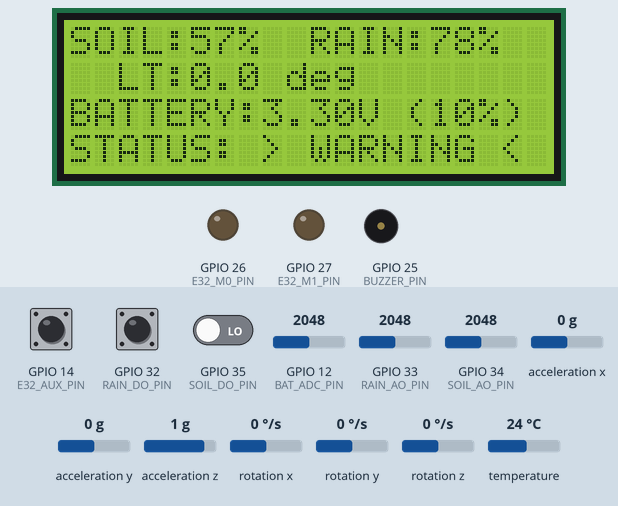
The sketch below on a simulated ESP32. On the bench: 20×4 character LCD, output pins drawn as LEDs (lit = HIGH), buzzer (waves = sounding, pin HIGH). Wiring (inferred from the names in the program): MPU-6050 motion sensor at I2C address 0x68. Inputs (shaded band) come from the test bench; at power-on: acceleration x 0 g, GPIO 12 (BAT_ADC_PIN) = 2048, GPIO 33 (RAIN_AO_PIN) = 2048, GPIO 14 (E32_AUX_PIN) HIGH, GPIO 32 (RAIN_DO_PIN) HIGH, GPIO 34 (SOIL_AO_PIN) = 2048, GPIO 35 (SOIL_DO_PIN) LOW, acceleration y 0 g, acceleration z 1 g, rotation x 0 °/s, rotation y 0 °/s, rotation z 0 °/s, temperature 24 °C. The modem accepts every AT command (registered, SIM ready, sends succeed) and sends nothing else; what the sketch prints to the serial monitor is not drawn.

Above: at 5.2 s.
5.3 s: acceleration x set to -0.4 g
At 6.7 s:
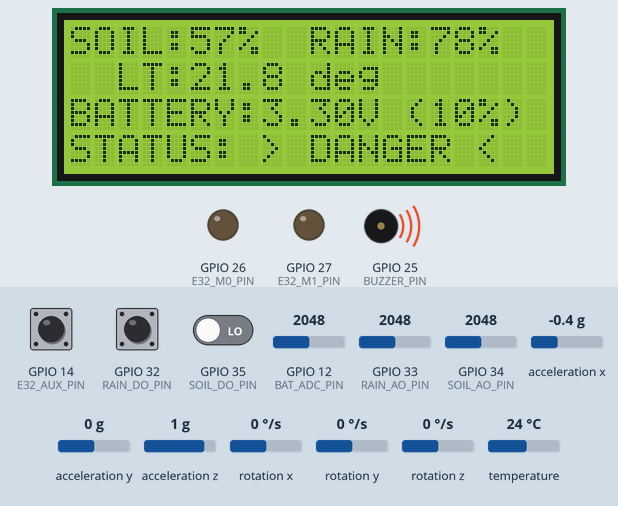
7.0 s: GPIO 12 (BAT_ADC_PIN) set to 2580
At 8.3 s:
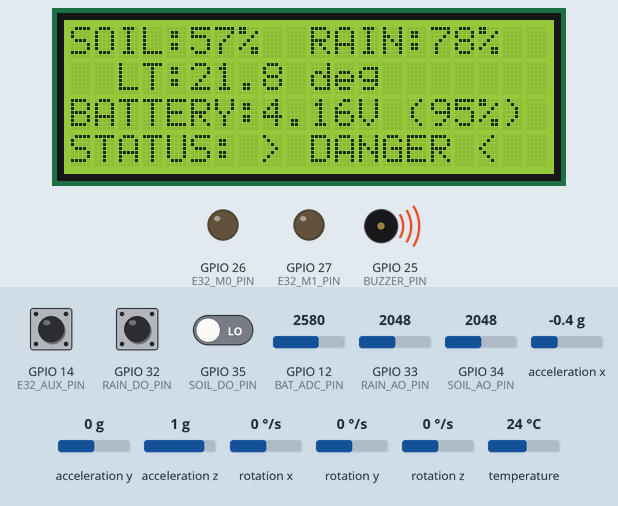
8.6 s: GPIO 12 (BAT_ADC_PIN) set to 2641
At 9.3 s:
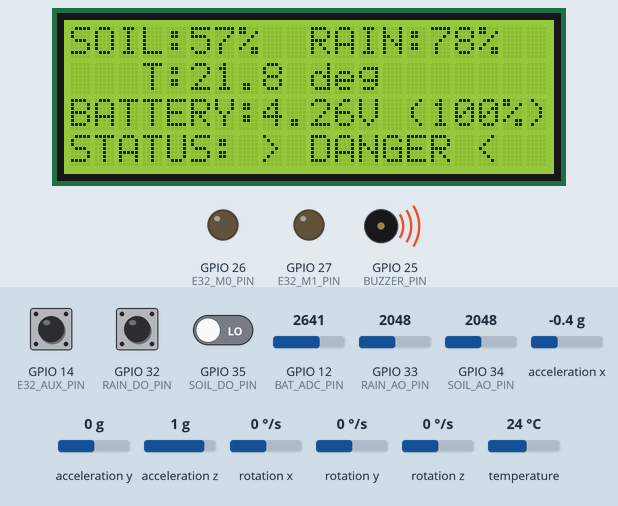
10.4 s: acceleration x set to 0.1 g
At 11.4 s:
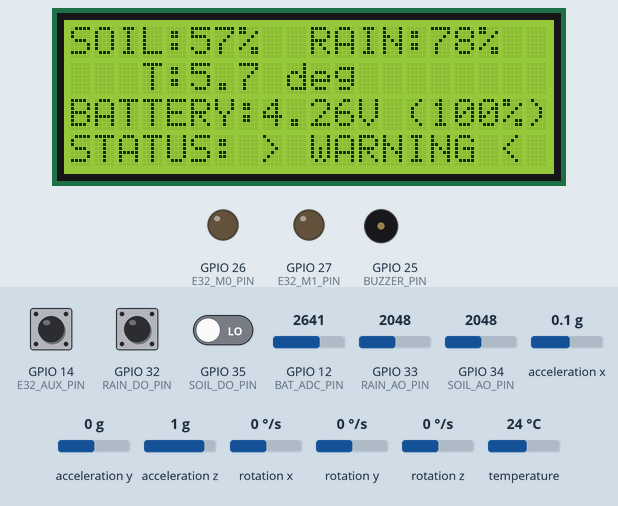
12.4 s: GPIO 33 (RAIN_AO_PIN) set to 2499
At 13.8 s:
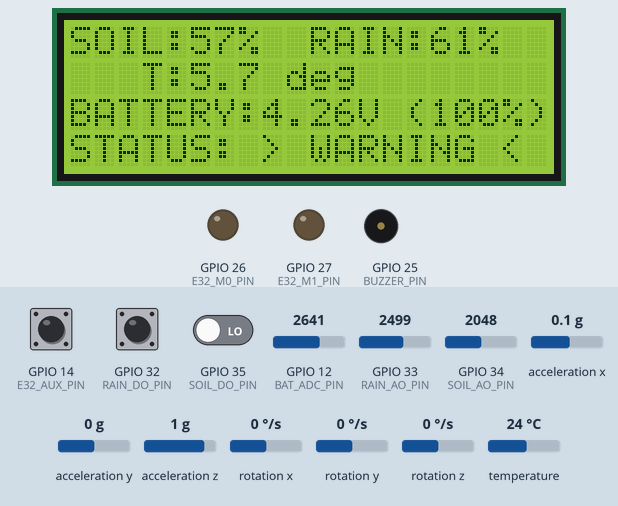
14.1 s: GPIO 33 (RAIN_AO_PIN) set to 2592
At 15.7 s:
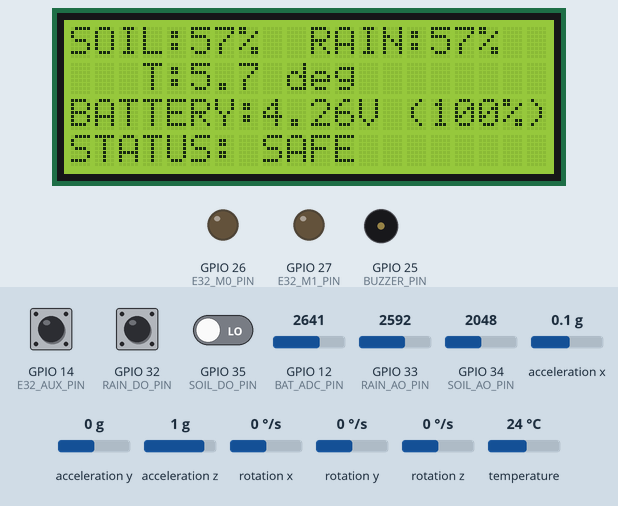
Timing chart, 0 to 17.2 s (numbered marks = the images above; inputs shaded):
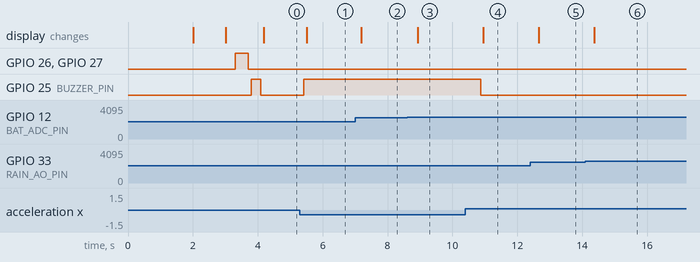

Measured:
- the behaviour switches between -0.2 and -0.3 g on acceleration x (found by bisection; images 0 and 1)
- the behaviour switches between 2605 and 2606 on GPIO 12 (BAT_ADC_PIN) (found by bisection; images 2 and 3)
- the behaviour switches between 2538 and 2539 on GPIO 33 (RAIN_AO_PIN) (found by bisection; images 5 and 6)
- after the input at 5.3 s, GPIO 25 (BUZZER_PIN): LOW → HIGH after 0.12 s; the display: changes after 0.20 s (image 1)
- after the input at 7.0 s, the display: changes after 0.19 s (image 2)
- after the input at 8.6 s, the display: changes after 0.34 s (image 3)
- after the input at 10.4 s, GPIO 25 (BUZZER_PIN): HIGH → LOW after 0.47 s; the display: changes after 0.55 s (image 4)
- after the input at 12.4 s, the display: changes after 0.26 s (image 5)
- after the input at 14.1 s, the display: changes after 0.27 s (image 6)

The sketch:

Transmit.ino
```cpp
/*
 * Transmit.ino - Mạch phát cảnh báo sạt lở đất (Anti-Landslide Transmitter Node)
 * Sử dụng vi điều khiển ESP32 DevKit V1 (30 chân) làm bộ xử lý trung tâm
 *
 * Sơ đồ kết nối phần cứng theo mạch nguyên lý:
 * - Cảm biến độ ẩm đất (Soil Moisture):
 *   + SOIL_AO -> GPIO 34 (ADC1_CH6)
 *   + SOIL_DO -> GPIO 35 (Digital Input)
 * - Cảm biến mưa (Rain Sensor):
 *   + RAIN_AO -> GPIO 33 (ADC1_CH5)
 *   + RAIN_DO -> GPIO 32 (Digital Input)
 * - Cảm biến MPU6050 (Gia tốc & Góc nghiêng):
 *   + I2C SCL -> GPIO 22
 *   + I2C SDA -> GPIO 21
 *   + MPU_INT -> GPIO 4
 * - Màn hình LCD 16x2 (giao tiếp qua I2C):
 *   + SCL -> GPIO 22
 *   + SDA -> GPIO 21
 * - Mạch đo dung lượng pin:
 *   + BAT_ADC -> GPIO 12 qua cầu phân áp R1=100k, R2=100k
 * - Khối cảnh báo (Còi hú):
 *   + BUZZER_CTRL -> GPIO 25
 * - LoRa E32/AS32 UART (PCB phat):
 *   + M0=26, M1=27, AUX=14, RX=16 (RX2<-LORA_TX), TX=17 (TX2->LORA_RX)
 */

#include <Wire.h>
#include <LiquidCrystal_I2C.h>
#include <Adafruit_MPU6050.h>
#include <Adafruit_Sensor.h>
#include <LoRaLink.h>
#define E32_M0_PIN    26
#define E32_M1_PIN    27
#define E32_AUX_PIN   14
#define E32_RX_PIN    16
#define E32_TX_PIN    17
#include <LoRaUartE32.h>

// Định nghĩa các chân kết nối cảm biến
#define SOIL_AO_PIN    34
#define SOIL_DO_PIN    35
#define RAIN_AO_PIN    33
#define RAIN_DO_PIN    32
#define BAT_ADC_PIN    12
#define BUZZER_PIN     25

// Cấu hình bus I2C dùng chung cho LCD 2004 và MPU6050
#define I2C_SDA_PIN    21
#define I2C_SCL_PIN    22
#define I2C_CLOCK_HZ   100000  // 100kHz ổn định khi nhiều thiết bị trên cùng bus

// Khởi tạo các đối tượng
LiquidCrystal_I2C lcd(0x27, 20, 4); // Địa chỉ I2C mặc định của LCD 2004 là 0x27, kích thước 20x4
Adafruit_MPU6050 mpu;
LoRaUartE32 loraRadio;
bool loraReady = false;

// Các ngưỡng cảnh báo mặc định (dùng để hiệu chuẩn và phân loại mức độ rủi ro)
const int MOISTURE_THRESHOLD_DRY = 3200; // Giá trị ADC khô (càng khô ADC càng cao)
const int MOISTURE_THRESHOLD_WET = 1200; // Giá trị ADC ẩm ướt
const int RAIN_THRESHOLD_HEAVY   = 1500; // Giá trị ADC mưa lớn (càng mưa lớn ADC càng nhỏ)
const float TILT_THRESHOLD_DEG   = 15.0; // Ngưỡng góc nghiêng cảnh báo nguy hiểm (độ)
const float VIBRATION_THRESHOLD  = 1.5;  // Ngưỡng rung lắc gia tốc cảnh báo (m/s^2)

// Các biến lưu giá trị lọc
float basePitch = 0.0;
float baseRoll = 0.0;
bool mpuInitialized = false;

// Trạng thái cảnh báo: 0 = An toàn, 1 = Cảnh báo sớm, 2 = Nguy hiểm
uint8_t currentAlertLevel = 0;
unsigned long lastLoraSendTime = 0;
unsigned long lastSerialLogTime = 0;
const unsigned long LORA_SEND_INTERVAL = 3000;
const unsigned long SERIAL_LOG_INTERVAL = 3000;

static bool g_buzzerOn = false;

void buzzerOn() {
  if (g_buzzerOn) {
    return;
  }
#if defined(ESP32) && defined(SOC_DAC_SUPPORTED)
  dacDisable(BUZZER_PIN);
#endif
  pinMode(BUZZER_PIN, OUTPUT);
  digitalWrite(BUZZER_PIN, HIGH);
  g_buzzerOn = true;
}

void buzzerOff() {
  if (!g_buzzerOn) {
    return;
  }
  digitalWrite(BUZZER_PIN, LOW);
  g_buzzerOn = false;
}

void buzzerSelfTest() {
  Serial.println("[BUZZER] Test GPIO25...");
  buzzerOn();
  delay(300);
  buzzerOff();
}

void initBuzzer() {
  buzzerOff();
#if defined(ESP32) && defined(SOC_DAC_SUPPORTED)
  dacDisable(BUZZER_PIN);
#endif
  pinMode(BUZZER_PIN, OUTPUT);
  digitalWrite(BUZZER_PIN, LOW);
}

void updateBuzzer(uint8_t alertLevel) {
  if (alertLevel == 2) {
    buzzerOn();
  } else {
    buzzerOff();
  }
}
// Khởi tạo bus I2C với chân và tốc độ cố định (dùng chung LCD + MPU6050)
void initI2CBus() {
  Wire.begin(I2C_SDA_PIN, I2C_SCL_PIN);
  Wire.setClock(I2C_CLOCK_HZ);
#if defined(WIRE_HAS_TIMEOUT)
  Wire.setTimeOut(1000);
#endif
}

// Kiểm tra thiết bị có phản hồi tại địa chỉ I2C không
bool probeI2C(uint8_t address) {
  Wire.beginTransmission(address);
  return Wire.endTransmission() == 0;
}

// Đánh thức MPU6050 khỏi chế độ sleep trước khi Adafruit library khởi tạo
void wakeMPU6050(uint8_t address) {
  Wire.beginTransmission(address);
  Wire.write(0x6B); // PWR_MGMT_1
  Wire.write(0x00); // Bật clock, thoát sleep
  Wire.endTransmission();
  delay(50);
}

// Quét và in các địa chỉ I2C (hỗ trợ chẩn đoán lỗi phần cứng)
void scanI2CBus() {
  Serial.println("[I2C] Dang quet bus (SDA=21, SCL=22)...");
  int found = 0;
  for (uint8_t addr = 1; addr < 127; addr++) {
    if (probeI2C(addr)) {
      Serial.printf("  + Thiet bi tai 0x%02X", addr);
      if (addr == 0x27 || addr == 0x3F) Serial.print(" (LCD)");
      else if (addr == 0x68 || addr == 0x69) Serial.print(" (MPU6050)");
      Serial.println();
      found++;
    }
  }
  if (found == 0) {
    Serial.println("  ! Khong tim thay thiet bi I2C nao!");
  }
}

// Khởi tạo MPU6050: thử 0x68 (AD0=LOW) rồi 0x69 (AD0=HIGH)
bool initMPU6050() {
  const uint8_t addresses[] = {0x68, 0x69};
  for (uint8_t addr : addresses) {
    if (!probeI2C(addr)) {
      continue;
    }
    initI2CBus();
    wakeMPU6050(addr);
    initI2CBus();
    if (mpu.begin(addr, &Wire)) {
      Serial.printf("[SYSTEM] MPU6050 ket noi tai dia chi 0x%02X\n", addr);
      return true;
    }
  }
  return false;
}

void setup() {
  // Cấu hình Serial debug
  Serial.begin(9600);
  delay(500);
  Serial.println("\n--- KHOI DONG MACH PHAT CANH BAO SAT LO ---");

  initBuzzer();

  // Cấu hình các chân Digital Input/Output
  pinMode(SOIL_DO_PIN, INPUT);
  pinMode(RAIN_DO_PIN, INPUT);

  // Khởi tạo bus I2C trước
  initI2CBus();
  delay(100); // Đợi MPU6050 ổn định sau cấp nguồn
  scanI2CBus();

  // Khởi tạo MPU6050 trước khi LCD chiếm bus I2C
  if (initMPU6050()) {
    mpu.setAccelerometerRange(MPU6050_RANGE_8_G);
    mpu.setGyroRange(MPU6050_RANGE_500_DEG);
    mpu.setFilterBandwidth(MPU6050_BAND_21_HZ);
    mpuInitialized = true;
    calibrateMPU();
  } else {
    Serial.println("[WARNING] Khong tim thay MPU6050! Vui long kiem tra ket noi I2C.");
    Serial.println("  -> Kiem tra VCC/GND, SDA(21), SCL(22), chan AD0 cua MPU6050.");
  }

  // Khởi tạo LCD sau MPU6050 (cùng bus I2C 0x27)
  initI2CBus();
  lcd.init();
  lcd.backlight();
  lcd.setCursor(0, 0);
  lcd.print("ANTI-LANDSLIDE");
  lcd.setCursor(0, 1);
  if (mpuInitialized) {
    lcd.print("MPU6050: OK     ");
  } else {
    lcd.print("MPU6050: ERROR! ");
  }
  delay(1000);
  lcd.clear();

  // LoRa khoi tao cuoi
  Serial.println("[SYSTEM] Dang khoi tao LoRa E32/AS32...");
  delay(100);
  loraRadio.begin();
  loraRadio.configureModule();
  loraReady = true;
  Serial.println("[SYSTEM] LoRa san sang phat RF.");

  initBuzzer();
  buzzerSelfTest();

  lastSerialLogTime = millis() - SERIAL_LOG_INTERVAL;
  lastLoraSendTime = millis();
  Serial.println("[SYSTEM] Khoi dong xong. Doc cam bien moi 3 giay.");
}

void loop() {
  // 1. Đọc dữ liệu từ cảm biến độ ẩm đất
  int soilAnalog = analogRead(SOIL_AO_PIN);
  int soilDigital = digitalRead(SOIL_DO_PIN);
  // Quy đổi độ ẩm đất ra % (ADC cao = đất khô, ADC thấp = đất ẩm)
  float soilPercent = map(soilAnalog, MOISTURE_THRESHOLD_DRY, MOISTURE_THRESHOLD_WET, 0, 100);
  soilPercent = constrain(soilPercent, 0.0, 100.0);

  // 2. Đọc dữ liệu từ cảm biến mưa
  int rainAnalog = analogRead(RAIN_AO_PIN);
  int rainDigital = digitalRead(RAIN_DO_PIN);
  // Quy đổi lượng mưa ra % (ADC cao = không mưa, ADC thấp = mưa to)
  float rainPercent = map(rainAnalog, 4095, RAIN_THRESHOLD_HEAVY, 0, 100);
  rainPercent = constrain(rainPercent, 0.0, 100.0);

  // 3. Đọc dữ liệu MPU6050 (độ nghiêng và rung chấn)
  float pitch = 0.0;
  float roll = 0.0;
  float tiltAngle = 0.0;
  float vibration = 0.0;

  if (mpuInitialized) {
    sensors_event_t a, g, temp;
    mpu.getEvent(&a, &g, &temp);

    // Tính toán góc nghiêng Pitch và Roll từ gia tốc trọng trường
    pitch = atan2(-a.acceleration.x, sqrt(a.acceleration.y * a.acceleration.y + a.acceleration.z * a.acceleration.z)) * 180.0 / M_PI;
    roll = atan2(a.acceleration.y, a.acceleration.z) * 180.0 / M_PI;

    // Độ lệch góc so với trạng thái cân bằng ban đầu
    float deltaPitch = abs(pitch - basePitch);
    float deltaRoll = abs(roll - baseRoll);
    tiltAngle = max(deltaPitch, deltaRoll);

    // Tính toán mức độ rung động (vibration) thông qua độ lệch gia tốc tổng hợp
    float totalAcc = sqrt(a.acceleration.x * a.acceleration.x +
                          a.acceleration.y * a.acceleration.y +
                          a.acceleration.z * a.acceleration.z);
    vibration = abs(totalAcc - 9.81); // Trừ đi gia tốc trọng trường chuẩn g = 9.81 m/s^2
  }

  // 4. Đo điện áp pin và tính dung lượng pin %
  int batAnalog = analogRead(BAT_ADC_PIN);
  // Điện áp thực tế tại chân ADC (ESP32 ADC 0-3.3V tương ứng 0-4095)
  float vAdc = (batAnalog / 4095.0) * 3.3;
  // Cầu phân áp chia đôi nên điện áp pin thực tế vBat = vAdc * 2
  // Hiệu chuẩn thêm sai số diode/linh kiện (nếu có, ở đây nhân hệ số thực tế ~2.0)
  float vBat = vAdc * 2.0;

  // Quy đổi ra dung lượng pin % cho pin 18650 (3.2V cạn - 4.2V đầy)
  int batPercent = map(vBat * 100, 320, 420, 0, 100);
  batPercent = constrain(batPercent, 0, 100);

  // 5. Đánh giá mức độ rủi ro sạt lở (Mô hình ngưỡng kết hợp TinyML logic)
  evaluateRiskLevel(soilPercent, rainPercent, tiltAngle, vibration);

  // Kích hoạt còi hú GPIO 25 khi NGUY HIỂM (cấp độ 2)
  updateBuzzer(currentAlertLevel);

  // 6. Hiển thị thông tin lên LCD 20x4
  updateLCD(soilPercent, rainPercent, vBat, currentAlertLevel);

  unsigned long currentTime = millis();

  // 7. In log cảm biến định kỳ (độc lập với LoRa — luôn hiện dù LoRa lỗi)
  if (currentTime - lastSerialLogTime >= SERIAL_LOG_INTERVAL) {
    printSerialDebug(soilPercent, rainPercent, tiltAngle, vibration, vBat, batPercent,
                     soilAnalog, rainAnalog, soilDigital, rainDigital);
    lastSerialLogTime = currentTime;
  }

  // 8. Gửi gói tin qua E32/AS32 (UART) theo chu kỳ
  if (loraReady && currentTime - lastLoraSendTime >= LORA_SEND_INTERVAL) {
    DataPacket packet;
    packet.soilMoisturePercent = soilPercent;
    packet.rainPercent = rainPercent;
    packet.tiltAngle = tiltAngle;
    packet.vibrationLevel = vibration;
    packet.batteryVoltage = vBat;
    packet.batteryPercent = batPercent;
    packet.alertLevel = currentAlertLevel;

    loraRadio.sendPacket(packet);
    lastLoraSendTime = currentTime;
  } else if (!loraReady && currentTime - lastLoraSendTime >= LORA_SEND_INTERVAL) {
    Serial.println("[LORA] OFF - E32 chua ket noi UART (xem log khoi dong).");
    lastLoraSendTime = currentTime;
  }

  delay(200); // Tần suất quét cảm biến
}

// Hàm đo và lưu góc cân bằng ban đầu của cọc quan trắc
void calibrateMPU() {
  Serial.println("[SYSTEM] Dang hieu chuan goc can bang cho MPU6050...");
  float sumPitch = 0;
  float sumRoll = 0;
  int samples = 50;

  for (int i = 0; i < samples; i++) {
    sensors_event_t a, g, temp;
    mpu.getEvent(&a, &g, &temp);
    float p = atan2(-a.acceleration.x, sqrt(a.acceleration.y * a.acceleration.y + a.acceleration.z * a.acceleration.z)) * 180.0 / M_PI;
    float r = atan2(a.acceleration.y, a.acceleration.z) * 180.0 / M_PI;
    sumPitch += p;
    sumRoll += r;
    delay(20);
  }

  basePitch = sumPitch / samples;
  baseRoll = sumRoll / samples;
  Serial.print("[SYSTEM] Goc can bang ban dau - Pitch: ");
  Serial.print(basePitch);
  Serial.print(" | Roll: ");
  Serial.println(baseRoll);
}

// Thuật toán đánh giá rủi ro (Kết hợp theo mô hình ngưỡng sạt lở)
void evaluateRiskLevel(float soil, float rain, float tilt, float vib) {
  // Cấp độ 2 (NGUY HIỂM - DANGER): Góc nghiêng vượt ngưỡng HOẶC (đất đã bão hòa nước cực cao kèm theo rung chấn mạnh/mưa rất to)
  if (tilt >= TILT_THRESHOLD_DEG || (soil >= 85.0 && vib >= VIBRATION_THRESHOLD)) {
    currentAlertLevel = 2;
  }
  // Cấp độ 1 (CẢNH BÁO SỚM - WARNING): Đất ẩm cao (>70%) và có mưa (>50%) hoặc có hiện tượng rung lắc nhẹ
  else if (soil >= 70.0 || rain >= 60.0 || vib >= 0.8) {
    currentAlertLevel = 1;
  }
  // Cấp độ 0 (AN TOÀN - SAFE): Các thông số ở dưới mức cảnh báo
  else {
    currentAlertLevel = 0;
  }
}

// Cập nhật giao diện màn hình LCD 20x4
void updateLCD(float soil, float rain, float vBat, uint8_t alert) {
  // Dòng 0: Hiển thị Đất và Mưa
  lcd.setCursor(0, 0);
  lcd.print("SOIL:");
  lcd.print((int)soil);
  lcd.print("%   ");

  lcd.setCursor(10, 0);
  lcd.print("RAIN:");
  lcd.print((int)rain);
  lcd.print("%   ");

  // Dòng 1: Hiển thị Góc nghiêng (hoặc độ nghiêng MPU6050 nếu có)
  lcd.setCursor(0, 1);
  if (mpuInitialized) {
    // Để đọc độ lệch góc nghiêng
    sensors_event_t a, g, temp;
    mpu.getEvent(&a, &g, &temp);
    float pitch = atan2(-a.acceleration.x, sqrt(a.acceleration.y * a.acceleration.y + a.acceleration.z * a.acceleration.z)) * 180.0 / M_PI;
    float roll = atan2(a.acceleration.y, a.acceleration.z) * 180.0 / M_PI;
    float deltaPitch = abs(pitch - basePitch);
    float deltaRoll = abs(roll - baseRoll);
    float tiltAngle = max(deltaPitch, deltaRoll);

    lcd.print("TILT:");
    lcd.print(tiltAngle, 1);
    lcd.print(" deg      ");
  } else {
    lcd.print("MPU6050: OFFLINE    ");
  }

  // Dòng 2: Hiển thị Dung lượng Pin
  lcd.setCursor(0, 2);
  lcd.print("BATTERY:");
  lcd.print(vBat, 2);
  lcd.print("V (");
  int batPercent = map(vBat * 100, 320, 420, 0, 100);
  batPercent = constrain(batPercent, 0, 100);
  lcd.print(batPercent);
  lcd.print("%)   ");

  // Dòng 3: Hiển thị trạng thái cảnh báo sạt lở
  lcd.setCursor(0, 3);
  if (alert == 2) {
    lcd.print("STATUS: > DANGER <  ");
  } else if (alert == 1) {
    lcd.print("STATUS: > WARNING < ");
  } else {
    lcd.print("STATUS: SAFE        ");
  }
}

// In thông tin giám sát ra Serial Monitor
void printSerialDebug(float soil, float rain, float tilt, float vib, float vBat, int batPct,
                      int soilRaw, int rainRaw, int soilDig, int rainDig) {
  Serial.println("----------------------------------------");
  Serial.printf("Do am dat: %.1f%% (ADC=%d, DO=%d)\n", soil, soilRaw, soilDig);
  Serial.printf("Luong mua: %.1f%% (ADC=%d, DO=%d)\n", rain, rainRaw, rainDig);
  Serial.printf("Do lech nghieng: %.2f do\n", tilt);
  Serial.printf("Rung dong: %.2f m/s2\n", vib);
  Serial.printf("Dien ap pin: %.2fV (%d%%)\n", vBat, batPct);
  Serial.print("Muc do canh bao: ");
  if (currentAlertLevel == 2) Serial.println("DANGER (NGUY HIEM - COI HU GPIO25)");
  else if (currentAlertLevel == 1) Serial.println("WARNING (CANH BAO)");
  else Serial.println("SAFE (AN TOAN)");
  Serial.printf("LoRa phat: %s\n", loraReady ? "BAT (gui moi 3s)" : "TAT (loi UART/module)");
}
```
